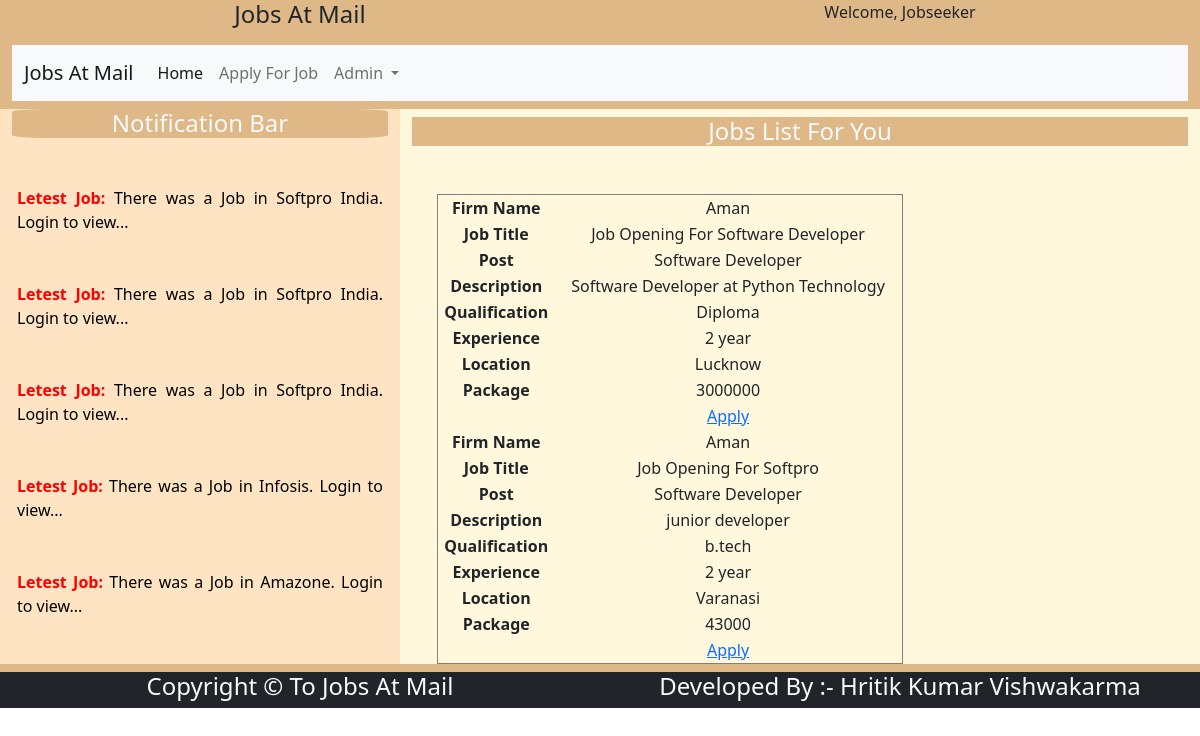
The page /applyjob/ (signed in) on the database its author committed.
### jam/models.py (models this page shows)
class Jobs(models.Model):
    firmname=models.CharField(max_length=100)
    jobtitle=models.CharField(max_length=100)
    post=models.CharField(max_length=50)
    jobdesc=models.TextField()
    qualification=models.CharField(max_length=100)
    experience=models.CharField(max_length=22)
    location=models.CharField(max_length=100)
    salarypa=models.IntegerField()
    posteddate=models.CharField(max_length=30)
    emailaddress=models.EmailField(max_length=50)

### jam/views.py (the view)
# urls.py: path('applyjob/',views.applyjob,name='applyjob'),
def applyjob(request):
    try:
        if request.session['jobseeker']:
            jb=Jobs.objects.all()
            return render(request,'applyjob.html',{'jb':jb})
    except:
        return render(request,'login.html')

### jam/templates/applyjob.html
{% extends "jobbase.html" %}
{% block body %}
    <h4 class="mt-2 text-light" style="background-color:burlywood;text-align:center;">
        Jobs List For You
    </h4>
    <div class="mt-5" style="margin-left:25px;margin-right:25px;width:100%;text-align:center;">
        <table border="1" style="margin:o auto;width:60%;">
                {% for j in jb %}
                <tr>
                    <th>Firm Name</th>
                    <td>{{j.firmname}}</td>
                </tr>
                <tr>
                    <th>Job Title</th>
                    <td>{{j.jobtitle}}</td>
                </tr>
                <tr>
                    <th>Post</th>
                    <td>{{j.post}}</td>
                </tr>
                <tr>
                    <th>Description</th>
                    <td>{{j.jobdesc}}</td>
                </tr>
                <tr>
                    <th>Qualification</th>
                    <td>{{j.qualification}}</td>
                </tr>
                <tr>
                    <th>Experience</th>
                    <td>{{j.experience}}</td>
                </tr>
                <tr>
                    <th>Location</th>
                    <td>{{j.location}}</td>
                </tr>
                <tr>
                    <th>Package</th>
                    <td>{{j.salarypa}}</td>
                </tr>
                <tr>
                    <td>&nbsp;</td>
                    <td>
                        <a href="{% url 'appliedjobs' id=j.id %}">Apply</a>
                    </td>
                </tr>
                {% endfor %}
        </table>
    </div>
{% endblock body %}

### jam/templates/jobbase.html (shortened to what this page needs)
<!DOCTYPE html>
<html lang="en">
{% load static %}
<head>
    <link href="{% static 'css/bootstrap.css' %}" rel="stylesheet" />
</head>
<body>
    <div class="container-fluid" style="background-color:burlywood;">
        <div class="row text-dark text-center" >
            <div class="col-sm-6">
                <h4>Jobs At Mail</h4>
            </div>
            <div class="col-sm-6">
                Welcome, Jobseeker
            </div>
        </div>
            <div class="row mt-2">
                <div class="col-sm-12">
                    <nav class="navbar navbar-expand-lg bg-light">
    <div class="container-fluid">
        <a class="navbar-brand" href="#">Jobs At Mail</a>
        <div class="collapse navbar-collapse" id="navbarNavDropdown">
        <ul class="navbar-nav">
            <li class="nav-item">
            <a class="nav-link active" aria-current="page" href="{% url 'jobhome' %}">Home</a>
            </li>
            <li class="nav-item">
            <a class="nav-link" href="{% url 'applyjob' %}" >Apply For Job</a>
            </li>
            <li class="nav-item dropdown">
            <a class="nav-link dropdown-toggle" href="#" role="button" data-bs-toggle="dropdown" aria-expanded="false">
                Admin
            </a>
            </li>
        </ul>
        </div>
    </div>
    </nav>
            </div>
        </div>
        <div class="row mt-2 text-center">
             <div class="col-sm-4 left">
                 <h4 class="text-center text-light" style="background-color:burlywood;border-radius:10%;">
                     Notification Bar
                 </h4>
                   <marquee direction="up" height="450px">
                       <p class="mt-5" style="margin-left:5px;margin-right:5px;text-align:justify;color:black;">
                           <b style="color:red;">Letest Job: </b>
                           There was a Job in Softpro India.
                           Login to view...
                       </p>
                       <p class="mt-5" style="margin-left:5px;margin-right:5px;text-align:justify;color:black;">
                           <b style="color:red;">Letest Job: </b>
                           There was a Job in Softpro India.
                           Login to view...
                       </p>
                       <p class="mt-5" style="margin-left:5px;margin-right:5px;text-align:justify;color:black;">
                           <b style="color:red;">Letest Job: </b>
                           There was a Job in Softpro India.
                           Login to view...
                       </p>
                       <p class="mt-5" style="margin-left:5px;margin-right:5px;text-align:justify;color:black;">
                           <b style="color:red;">Letest Job: </b>
                           There was a Job in Infosis.
                           Login to view...
                       </p>
                       <p class="mt-5" style="margin-left:5px;margin-right:5px;text-align:justify;color:black;">
                           <b style="color:red;">Letest Job: </b>
                           There was a Job in Amazone.
                           Login to view...
                       </p>
                   </marquee>
             </div>
            <div class="col-sm-8 right text-center">
                {% block body %}
               {% endblock body %}
            </div>
        </div>
        <div class="row mt-2 bg-dark text-light text-center">
            <div class="col-sm-6 bg-dark">
                <h4>Copyright &copy; To Jobs At Mail</h4>
            </div>
            <div class="col-sm-6">
                <h4>Developed By :- Hritik Kumar Vishwakarma</h4>
            </div>
        </div>
    </div>
</body>
</html>

### jam/templates/jobbase.html (style rules this page uses)
.left { background-color:bisque; min-height:500px; }
.right { background-color:cornsilk; min-height:500px; }

### rows shown on the page
Jobs: firmname "Aman", jobtitle "Job Opening For Software Developer", post "Software Developer", jobdesc "Software Developer at Python Technology", qualification "Diploma", experience "2 year", location "Lucknow", salarypa "3000000"
Jobs: firmname "Aman", jobtitle "Job Opening For Softpro", post "Software Developer", jobdesc "junior developer", qualification "b.tech", experience "2 year", location "Varanasi", salarypa "43000"
